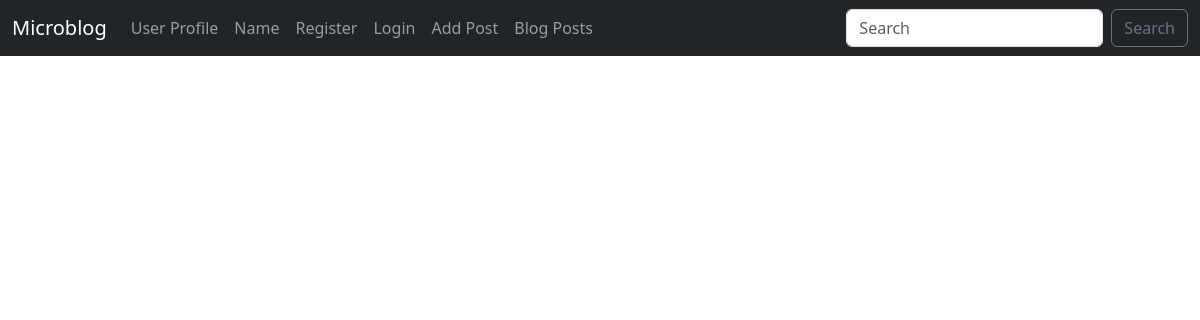
/posts, run on an earlier commit of the app's database.
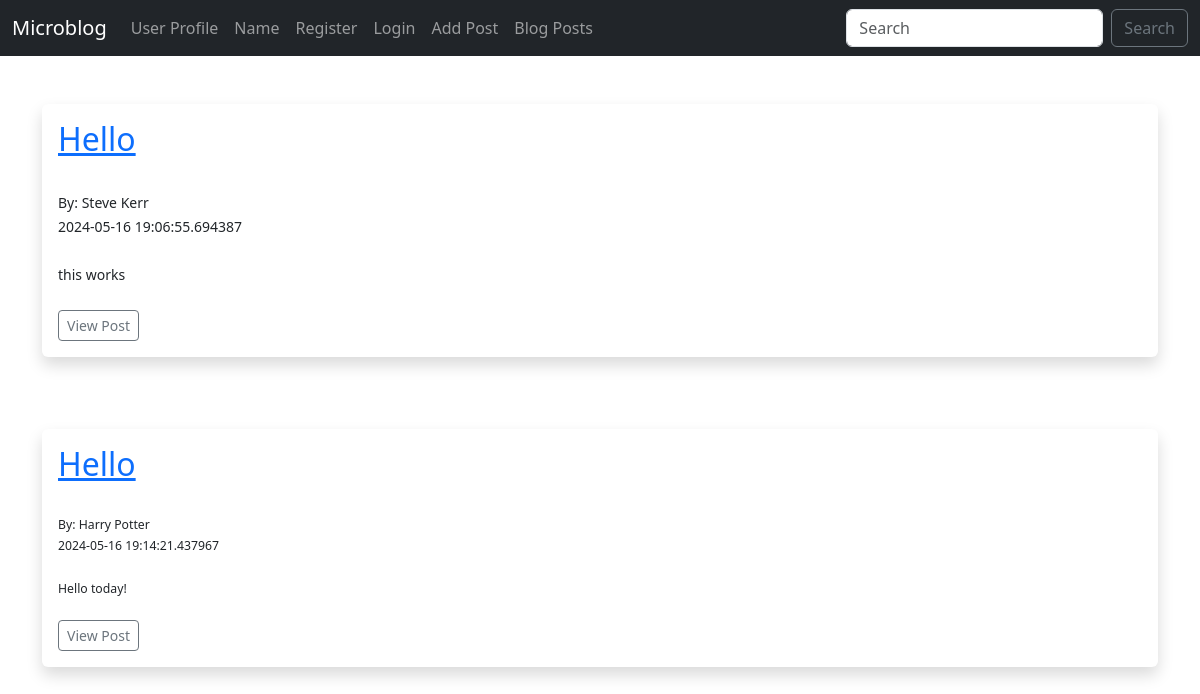
And on a later commit of the database.
### app/models.py (models this page shows, shortened)
class Post(db.Model):
    id = db.Column(db.Integer, primary_key=True)
    title = db.Column(db.String(255))
    content = db.Column(db.Text)
    date_posted = db.Column(db.DateTime, default=datetime.utcnow)
    slug = db.Column(db.String(255))
    poster_id = db.Column(db.Integer, db.ForeignKey("user.id"))

class User(db.Model, UserMixin):
    id = db.Column(db.Integer, primary_key=True)
    username = db.Column(db.String(20), nullable=False, unique=True)
    name = db.Column(db.String(200), nullable=False)
    email = db.Column(db.String(120), nullable=False, unique=True)
    favourite_color = db.Column(db.String(120))
    date_added = db.Column(db.DateTime, default=datetime.utcnow)
    password_hash = db.Column(db.String(128))
    posts = db.relationship("Post", backref="poster")
    @property
    def password(self):
        raise AttributeError('Password is not a readable attribute!')

### app/routes.py (the view)
@app.route("/posts", methods=["GET"])
def posts():
    posts = Post.query.order_by(Post.date_posted)
    return render_template("posts.html", posts=posts)

### app/forms.py
class SearchForm(FlaskForm):
    searched = StringField("searched", validators=[DataRequired()])
    submit = SubmitField("Sign In")

### app/routes.py (called while the page is built)
@app.context_processor
def base():
    form = SearchForm()
    return dict(form=form)

### app/templates/posts.html (shortened to what this page needs)
{% extends "base.html" %}
{% block content %}
<br />
{% for post in posts %}
<div class="shadow p-3 mb-5 bg-body rounded">
    <h2><a href="{{ url_for('post', id=post.id)}}">{{ post.title }}</a></h2><br />
    <small>By: {{ post.poster.name }}<br/>
    {{ post.date_posted }}<br /><br />
    {{ post.content|safe }}<br /><br />
    <a href="{{ url_for('post', id=post.id)}}" class="btn btn-outline-secondary btn-sm">View Post</a>
</div>
<br />
{% endfor%}
{% endblock %}

What changed in the data, as far as the page shows it:
added Post: title "Hello", poster.name "Steve Kerr", date_posted "2024-05-16 19:06:55.694387", content "this works"
added Post: title "Hello", poster.name "Harry Potter", date_posted "2024-05-16 19:14:21.437967", content "Hello today!"
